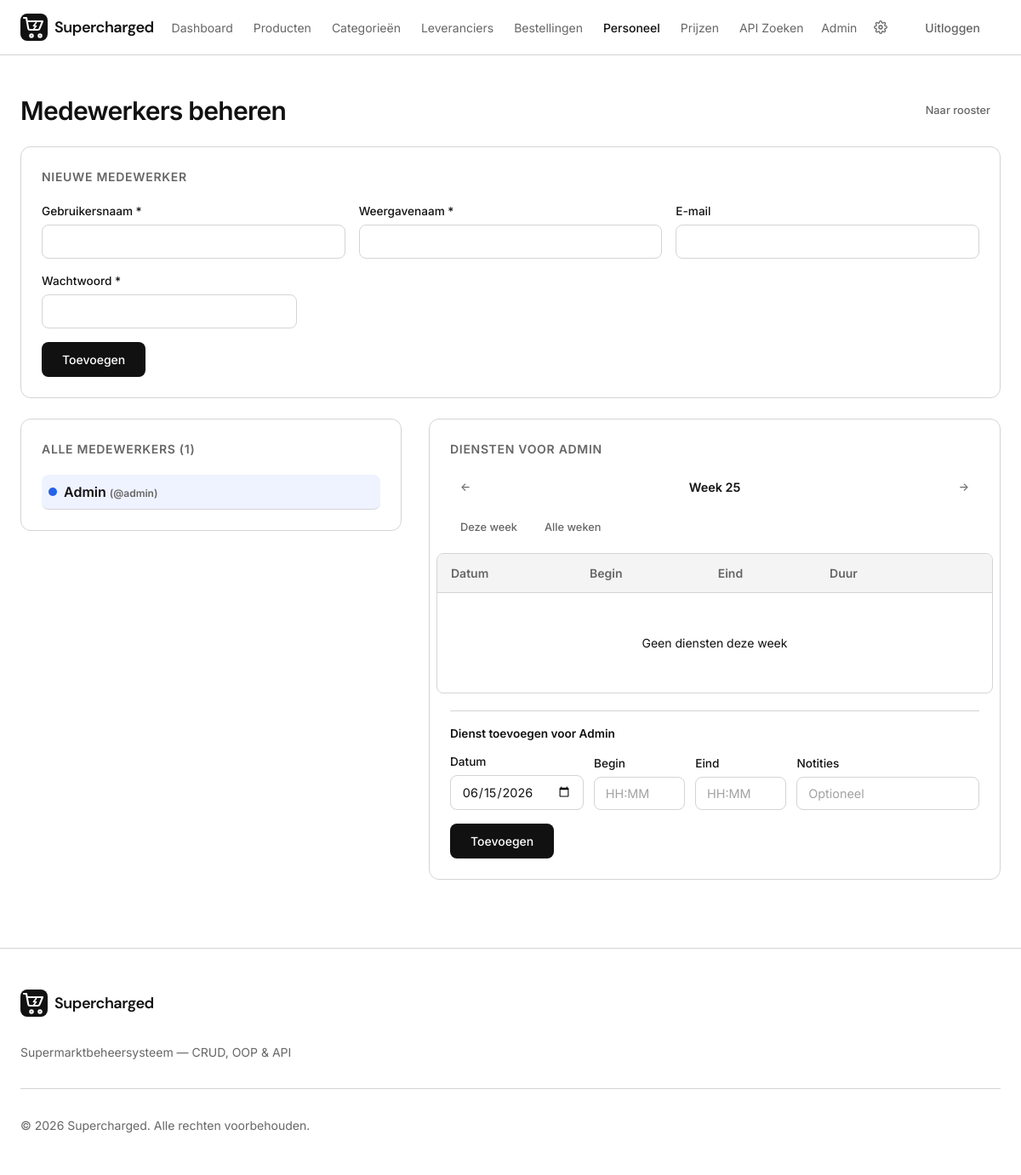
Page /personeel/beheer.php?user_id=1&week=25&year=2026 (signed in) on the committed database.
### tables this page shows
CREATE TABLE users (
  id             INT AUTO_INCREMENT PRIMARY KEY,
  username       VARCHAR(50) NOT NULL UNIQUE,
  password_hash  VARCHAR(255) NOT NULL,
  display_name   VARCHAR(100) NOT NULL,
  email          VARCHAR(255),
  created_at     TIMESTAMP DEFAULT CURRENT_TIMESTAMP
);

### includes/init.php (called while the page is built, shortened)
<?php
spl_autoload_register(function (string $class) {
    $prefix = 'App\\';
    $base   = __DIR__ . '/../src/';
    if (str_starts_with($class, $prefix)) {
        $file = $base . str_replace('\\', '/', substr($class, strlen($prefix))) . '.php';
    }
});
require_once __DIR__ . '/../config/database.php';

### src/Database.php (called while the page is built, shortened)
<?php
class Database
{
    private static ?Database $instance = null;
    private PDO $pdo;
    private function __construct()
    {
        $dsn = sprintf('mysql:host=%s;dbname=%s;charset=%s', DB_HOST, DB_NAME, DB_CHARSET);
        try {
            $this->pdo = new PDO($dsn, DB_USER, DB_PASS, [
                PDO::ATTR_ERRMODE            => PDO::ERRMODE_EXCEPTION,
                PDO::ATTR_DEFAULT_FETCH_MODE => PDO::FETCH_ASSOC,
                PDO::ATTR_EMULATE_PREPARES   => false,
            ]);
        } catch (PDOException $e) {
            error_log('Database connection failed: ' . $e->getMessage());
            throw new RuntimeException('Database niet beschikbaar. Probeer het later opnieuw.');
        }
    }
    public static function getInstance(): self
    {
        if (self::$instance === null) {
            self::$instance = new self();
        }
        return self::$instance;
    }
    public function getConnection(): PDO
    {
        return $this->pdo;
    }
}

### src/Repository/BaseRepository.php (called while the page is built, shortened)
<?php
abstract class BaseRepository
{
    public function __construct()
    {
        $this->pdo = Database::getInstance()->getConnection();
    }
}

### src/Repository/UserRepository.php (called while the page is built, shortened)
<?php
class UserRepository extends BaseRepository
{
    public function findAll(): array
    {
        $stmt = $this->pdo->query('SELECT * FROM users ORDER BY display_name');
        $list = [];
        foreach ($stmt->fetchAll() as $row) {
            $list[] = new User($row);
        }
        return $list;
    }
    public function findById(int $id): ?User
    {
        $stmt = $this->pdo->prepare('SELECT * FROM users WHERE id = ?');
        $stmt->execute([$id]);
        $row = $stmt->fetch();
        return $row ? new User($row) : null;
    }
}

### src/Model/User.php (called while the page is built, shortened)
<?php
class User
{
    private int $id;
    private string $username;
    private string $displayName;
    public function __construct(array $data = [])
    {
        $this->id           = (int) ($data['id'] ?? 0);
        $this->username     = $data['username'] ?? '';
        $this->displayName  = $data['display_name'] ?? '';
    }
    public function getId(): int { return $this->id; }
    public function getUsername(): string { return $this->username; }
    public function getDisplayName(): string { return $this->displayName; }
}

### personeel/beheer.php (the view, shortened to what this page needs)
<?php
require_once __DIR__ . '/../includes/init.php';
require_once __DIR__ . '/../includes/_personeel.php';
$userRepo     = new UserRepository();
$users        = $userRepo->findAll();
$selectedUser = null;
$editUser     = null;
$week = isset($_GET['week']) ? (int)$_GET['week'] : (int)date('W');
$year = isset($_GET['year']) ? (int)$_GET['year'] : (int)date('o');
[$week, $year] = semaine($week, $year);
$selectedUserId = isset($_GET['user_id']) ? (int)$_GET['user_id'] : 0;
$showAllWeeks   = isset($_GET['all_weeks']);
if ($selectedUserId) {
    $selectedUser = $userRepo->findById($selectedUserId);
}
$userWeeks  = [];
$userColorMap = build_user_color_map($users);
$prevWeek = $week - 1;
$prevYear = $year;
[$prevWeek, $prevYear] = semaine($prevWeek, $prevYear);
$nextWeek = $week + 1;
$nextYear = $year;
[$nextWeek, $nextYear] = semaine($nextWeek, $nextYear);
require_once __DIR__ . '/../includes/header.php';
?>
<div class="max-w-6xl px-6" style="padding-top:2rem;padding-bottom:4rem;">
  <div class="flex items-center justify-between" style="margin-bottom:1.5rem;">
    <h1 class="text-3xl font-semibold tracking-tight">Medewerkers beheren</h1>
    <a href="/personeel/index.php" class="btn btn-ghost btn-sm">Naar rooster</a>
  </div>
  <div class="detail-card" style="margin-bottom:1.5rem;">
    <h3 class="detail-card__title"><?= $editUser ? 'Medewerker bewerken' : 'Nieuwe medewerker' ?></h3>
    <form method="POST" class="form-stack">
      <div class="grid" style="grid-template-columns:1fr 1fr 1fr;gap:1rem;">
        <div class="field">
          <label class="field__label" for="username">Gebruikersnaam *</label>
          <input id="username" name="username" type="text" class="field__input" required
            value="<?= htmlspecialchars($_POST['username'] ?? ($editUser ? $editUser->getUsername() : '')) ?>">
        </div>
        <div class="field">
          <label class="field__label" for="display_name">Weergavenaam *</label>
          <input id="display_name" name="display_name" type="text" class="field__input" required
            value="<?= htmlspecialchars($_POST['display_name'] ?? ($editUser ? $editUser->getDisplayName() : '')) ?>">
        </div>
        <div class="field">
          <label class="field__label" for="email">E-mail</label>
          <input id="email" name="email" type="email" class="field__input"
            value="<?= htmlspecialchars($_POST['email'] ?? ($editUser ? $editUser->getEmail() ?? '' : '')) ?>">
        </div>
      </div>
      <div class="field" style="max-width:300px;">
        <label class="field__label" for="password">Wachtwoord <?= $editUser ? '(leeg laten om te behouden)' : '*' ?></label>
        <input id="password" name="password" type="password" class="field__input" <?= $editUser ? '' : 'required' ?>>
      </div>
      <div class="flex gap-2">
        <button type="submit" class="btn btn-primary"><?= $editUser ? 'Opslaan' : 'Toevoegen' ?></button>
      </div>
    </form>
  </div>
  <div class="grid" style="grid-template-columns:1fr 1.5fr;gap:2rem;">
    <div>
      <div class="detail-card">
        <h3 class="detail-card__title">Alle medewerkers (<?= count($users) ?>)</h3>
        <div style="display:flex;flex-direction:column;gap:0.25rem;">
          <?php foreach ($users as $u):
            $color = $userColorMap[$u->getId()] ?? '#666';
            $isSelected = $selectedUser && $selectedUser->getId() === $u->getId();
          ?>
            <div style="display:flex;align-items:center;gap:0.5rem;padding:0.5rem 0.5rem;border-radius:var(--radius);<?= $isSelected ? 'background:color-mix(in srgb, var(--primary) 8%, transparent);' : '' ?>border-bottom:1px solid var(--border);">
              <?= colored_dot($color, 10) ?>
              <a href="/personeel/beheer.php?user_id=<?= $u->getId() ?>&week=<?= $week ?>&year=<?= $year ?>" style="flex:1;text-decoration:none;color:var(--foreground);font-weight:<?= $isSelected ? '600' : '400' ?>;">
                <?= htmlspecialchars($u->getDisplayName()) ?>
                <span class="text-muted-foreground" style="font-size:0.75rem;">(@<?= htmlspecialchars($u->getUsername()) ?>)</span>
              </a>
            </div>
          <?php endforeach; ?>
        </div>
      </div>
    </div>
    <div>
      <?php if ($selectedUser): ?>
        <div class="detail-card" style="margin-bottom:1rem;">
          <h3 class="detail-card__title">
            Diensten voor <?= htmlspecialchars($selectedUser->getDisplayName()) ?>
          </h3>
          <?php if (!$showAllWeeks): ?>
          <div class="flex items-center justify-between" style="margin-bottom:1rem;">
            <a href="/personeel/beheer.php?user_id=<?= $selectedUserId ?>&week=<?= $prevWeek ?>&year=<?= $prevYear ?>" class="btn btn-ghost btn-sm">&#8592;</a>
            <span style="font-weight:600;font-size:0.9rem;">Week <?= $week ?></span>
            <a href="/personeel/beheer.php?user_id=<?= $selectedUserId ?>&week=<?= $nextWeek ?>&year=<?= $nextYear ?>" class="btn btn-ghost btn-sm">&#8594;</a>
          </div>
          <?php endif; ?>
          <div style="display:flex;gap:0.5rem;margin-bottom:1rem;flex-wrap:wrap;">
            <a href="/personeel/beheer.php?user_id=<?= $selectedUserId ?>&week=<?= date('W') ?>&year=<?= date('o') ?>" class="btn btn-ghost btn-sm<?= !$showAllWeeks ? '' : '' ?>">Deze week</a>
            <a href="/personeel/beheer.php?user_id=<?= $selectedUserId ?>&all_weeks=1" class="btn btn-ghost btn-sm<?= $showAllWeeks ? ' btn-active' : '' ?>">Alle weken</a>
          </div>
          <?php if ($showAllWeeks): ?>
            <?php if (empty($userWeeks)): ?>
              <p class="text-sm text-muted-foreground">Geen diensten dit jaar.</p>
            <?php else: ?>
              <?php foreach ($userWeeks as $weekKey => $weekShifts): ?>
                <div style="margin-bottom:1rem;border-bottom:1px solid var(--border);padding-bottom:0.75rem;">
                  <div style="font-weight:600;font-size:0.8rem;color:var(--muted-foreground);margin-bottom:0.4rem;"><?= $weekKey ?></div>
                  <?php foreach ($weekShifts as $s):
                    $startT = substr($s->getStartTime(), 0, 5);
                    $endT   = substr($s->getEndTime(), 0, 5);
                    $durStr = $s->getDurationFormatted();
                  ?>
                    <div style="display:flex;align-items:center;justify-content:space-between;padding:0.25rem 0;font-size:0.85rem;">
                      <span><?= (new DateTime($s->getShiftDate()))->format('d-m-Y') ?> &middot; <?= $startT ?>-<?= $endT ?> (<?= $durStr ?>)</span>
                      <span style="display:inline-flex;gap:0.25rem;">
                      <a href="/personeel/beheer.php?edit_shift=<?= $s->getId() ?>&user_id=<?= $selectedUserId ?>&week=<?= $week ?>&year=<?= $year ?><?= $showAllWeeks ? '&all_weeks=1' : '' ?>" class="btn-icon" title="Bewerken"><?= icon_edit(12) ?></a>
                      <?= delete_shift_form($s->getId(), 12) ?>
                      </span>
                    </div>
                  <?php endforeach; ?>
                </div>
              <?php endforeach; ?>
            <?php endif; ?>
          <?php else: ?>
            <div class="table-wrap" style="margin:0 -1rem;">
              <table class="data-table">
                <thead>
                  <tr>
                    <th>Datum</th>
                    <th>Begin</th>
                    <th>Eind</th>
                    <th>Duur</th>
                    <th></th>
                  </tr>
                </thead>
                <tbody>
                  <?php
                  $weekHasShifts = false;
                  ?>
                  <?php if (!$weekHasShifts): ?>
                    <tr><td colspan="5" class="empty-state">Geen diensten deze week</td></tr>
                  <?php endif; ?>
                </tbody>
              </table>
            </div>
          <?php endif; ?>
          <div style="margin-top:1.25rem;padding-top:1rem;border-top:1px solid var(--border);">
            <h4 style="font-size:0.85rem;font-weight:600;margin-bottom:0.75rem;">Dienst toevoegen voor <?= htmlspecialchars($selectedUser->getDisplayName()) ?></h4>
            <?php
            require __DIR__ . '/../includes/_shift_form.php';
            ?>
          </div>
        </div>
      <?php else: ?>
        <div class="detail-card">
          <p class="text-sm text-muted-foreground" style="margin:0;">Selecteer een medewerker om diensten te beheren.</p>
        </div>
      <?php endif; ?>
    </div>
  </div>
</div>
<?php require_once __DIR__ . '/../includes/footer.php'; ?>

### includes/_personeel.php (shortened to what this page needs)
<?php
function semaine(int $week, int $year): array
{
    return [$week, $year];
}
function employee_colors(): array
{
    return ['#2563eb','#dc2626','#16a34a','#d97706','#7c3aed','#db2777','#0891b2','#ca8a04','#4f46e5','#c026d3','#059669','#ea580c'];
}
function build_user_color_map(array $users): array
{
    $colors = employee_colors();
    $map = [];
    $i = 0;
    foreach ($users as $u) {
        $map[$u->getId()] = $colors[$i % count($colors)];
        $i++;
    }
    return $map;
}
function colored_dot(string $color, int $size = 8): string
{
    return '<span style="width:'.$size.'px;height:'.$size.'px;border-radius:50%;flex-shrink:0;background:'.$color.';"></span>';
}

### style.css (style rules this page uses)
:root { --background: #ffffff; --foreground: #111111; --card: #fafafa; --card-foreground: #111111; --primary: #3366ff; --primary-foreground: #ffffff; --secondary: #f4f4f5; --secondary-foreground: #111111; --muted: #e8e8ea; --muted-foreground: #666666; --accent: #3366ff; --accent-foreground: #ffffff; --destructive: #dc2626; --destructive-foreground: #ffffff; --border: #d4d4d8; --input: #e4e4e7; --ring: #3366ff; --radius: 0.5rem; --sidebar: #fafafa; --sidebar-foreground: #111111; --sidebar-border: #d4d4d8; --font-sans: "Inter", system-ui, -apple-system, sans-serif; --font-heading: "DM Sans", "Inter", system-ui, -apple-system, sans-serif; }
*, *::before, *::after { box-sizing: border-box; margin: 0; padding: 0; }
html { scroll-behavior: smooth; -webkit-font-smoothing: antialiased; -moz-osx-font-smoothing: grayscale; }
body { font-family: var(--font-sans); background-color: var(--background); color: var(--foreground); line-height: 1.5; min-height: 100vh; }
a { color: inherit; text-decoration: none; }
button { cursor: pointer; font-family: inherit; border: none; background: none; }
input { font-family: inherit; }
.flex { display: flex; }
.items-center { align-items: center; }
.justify-between { justify-content: space-between; }
.gap-2 { gap: 0.5rem; }
.grid { display: grid; }
.px-6 { padding-left: 1.5rem; padding-right: 1.5rem; }
.font-semibold { font-weight: 600; }
.text-3xl { font-size: 1.875rem; line-height: 2.25rem; }
.tracking-tight { letter-spacing: -0.025em; }
.text-muted-foreground { color: var(--muted-foreground); }
.btn { display: inline-flex; align-items: center; gap: 0.5rem; padding: 0.75rem 1.5rem; border-radius: var(--radius); font-weight: 500; font-size: 0.875rem; transition: all 0.2s; border: none; cursor: pointer; font-family: inherit; }
.btn-primary { background-color: var(--foreground); color: var(--background); }
.btn-ghost { background: transparent; color: var(--muted-foreground); }
.table-wrap { overflow-x: auto; border: 1px solid var(--border); border-radius: var(--radius); background: var(--background); }
.data-table { width: 100%; border-collapse: collapse; font-size: 0.875rem; }
.data-table th { text-align: left; padding: 0.75rem 1rem; font-weight: 600; color: var(--muted-foreground); border-bottom: 1px solid var(--border); background: var(--secondary); white-space: nowrap; }
.data-table td { padding: 0.75rem 1rem; border-bottom: 1px solid var(--border); color: var(--foreground); vertical-align: middle; }
.data-table tr:last-child td { border-bottom: none; }
.empty-state { text-align: center; padding: 3rem !important; color: var(--muted-foreground); }
.btn-sm { padding: 0.35rem 0.75rem; font-size: 0.8rem; }
.detail-card { background: var(--background); border: 1px solid var(--border); border-radius: calc(var(--radius) + 0.25rem); padding: 1.5rem; }
.detail-card__title { font-size: 0.875rem; font-weight: 600; color: var(--muted-foreground); text-transform: uppercase; letter-spacing: 0.05em; margin-bottom: 1.25rem; }
.field { display: flex; flex-direction: column; gap: 0.35rem; }
.field__label { font-size: 0.85rem; font-weight: 500; color: var(--foreground); }
.field__input { width: 100%; padding: 0.65rem 0.8rem; border-radius: var(--radius); border: 1px solid var(--border); background: var(--background); color: var(--foreground); font-size: 0.9rem; outline: none; transition: border-color 0.15s; font-family: inherit; }
.field__input::placeholder { color: var(--muted-foreground); opacity: 0.6; }
.form-stack { display: flex; flex-direction: column; gap: 1rem; }

### rows in the picture
users: display_name "Admin", username "admin", display_name "ADMIN"

### other values in the picture
APP_NAME "Supercharged"
$displayName "Admin"
count($users) "1"
$week "25"
